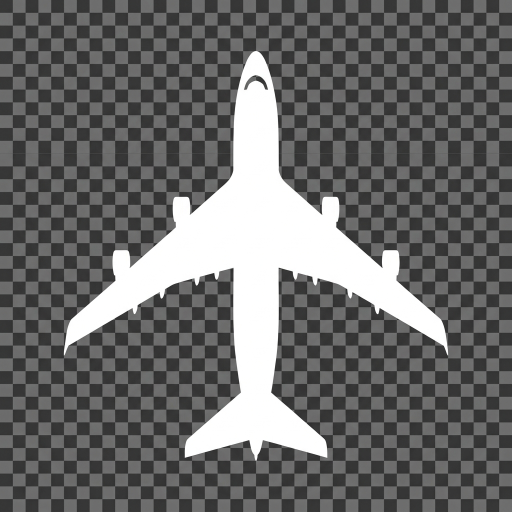
#> input picture AiImages/Airplane_silhouette_top-down_view_20261004013458.jpg, 1024 x 1024 px (shown at 1/2 size)
$ python -i import_ai_silhouettes.py   (imports and definitions only)
#> lines starting #> are read from the running program, lines starting #| are printed output that depends on the picture; after the words box and inside, x2 and y2 are one past the last pixel; in counts of white or black regions, pixels touching at a corner belong together
#!/usr/bin/env python3
"""Turn the generated silhouette JPEGs in AiImages/ into tintable PNGs.

The image model was asked for a transparent background and drew a checkerboard
instead — the picture of transparency rather than the thing itself. JPEG cannot
carry alpha at all, so every one of them arrived as an opaque image of a white
aeroplane on a grey grid.

That is recoverable, because the two are far apart in luminance: threshold the
image and the aircraft is what remains. This does that, then fixes the things
that matter for a radar target:

  * crops to the aircraft and re-centres it, since the generator framed each one
    differently and the scope rotates these about their own centre
  * mirrors one half onto the other, because a generated aircraft is never quite
    symmetrical and a lopsided target looks like bad data rather than bad art
  * writes white RGB with the shape in the alpha channel, so android:tint can
    colour it from the altitude ramp

--preview rasterises the result to the terminal, which is the only way to check
a silhouette in a pipeline that cannot open an image.

Usage:
    python3 tools/import_ai_silhouettes.py --preview AiImages/Some_file.jpg
    python3 tools/import_ai_silhouettes.py --out app/src/main/res/drawable-nodpi/ic_ac_x.png AiImages/Some_file.jpg
"""

from __future__ import annotations

import argparse
import sys
from pathlib import Path

from PIL import Image

# The aircraft is near-white and the checkerboard is dark grey on black, so the
# gap is wide. Mid-grey splits them with room on either side for JPEG ringing.
THRESHOLD = 140

# Fraction of the output taken up by the aircraft, leaving room for the longest
# dimension to sweep through when the icon is rotated by the aircraft's track.
FILL = 0.88

OUTPUT_PX = 512


def mask_of(path: Path) -> tuple[Image.Image, tuple[int, int, int, int]]:
    """Binary alpha mask of the aircraft, plus its bounding box."""
    grey = Image.open(path).convert("L")
    mask = grey.point(lambda v: 255 if v >= THRESHOLD else 0, mode="L")
    box = mask.getbbox()
    if box is None:
        raise SystemExit(f"{path}: nothing above the threshold — is it a silhouette?")
    return mask, box


def symmetrise(mask: Image.Image) -> Image.Image:
    """Mirror the half with more ink onto the other, about the shape's own centre."""
    width, _ = mask.size
    mid = width // 2
    left, right = mask.crop((0, 0, mid, mask.height)), mask.crop((width - mid, 0, width, mask.height))
    # Whichever side the generator drew more completely is the one to keep.
    def ink(img: Image.Image) -> int:
        return sum(level * count for level, count in enumerate(img.histogram()))

    keep_right = ink(right) >= ink(left)
    half = right if keep_right else left
    out = Image.new("L", mask.size, 0)
    if keep_right:
        out.paste(half.transpose(Image.FLIP_LEFT_RIGHT), (0, 0))
        out.paste(half, (width - mid, 0))
    else:
        out.paste(half, (0, 0))
        out.paste(half.transpose(Image.FLIP_LEFT_RIGHT), (width - mid, 0))
    return out


def build(path: Path, size: int = OUTPUT_PX) -> Image.Image:
#> called with size = 512
    mask, box = mask_of(path)
#> in mask_of, `mask = grey.point(lambda v: 255 if v >= THRESHOLD else 0, mode="L")`:
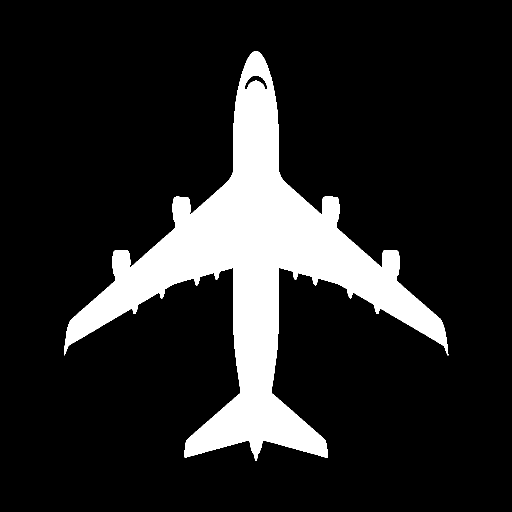
#> mask: PIL image 1024x1024 L (shown at 1/2 size); 14.7% white; 1 white region, box (x1, y1, x2, y2) and area: (128, 102, 897, 922) 153800
#> in mask_of, `box = mask.getbbox()`: box = (128, 102, 897, 922)
#> box = (128, 102, 897, 922)
    cropped = mask.crop(box)
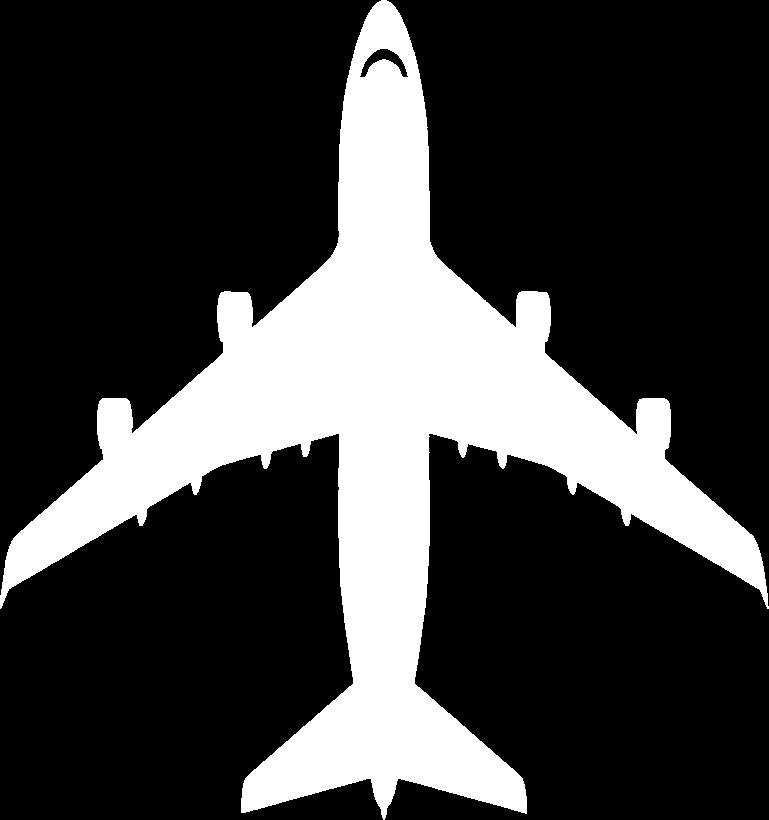
#> cropped: PIL image 769x820 L; 24.4% white; 1 white region, box (x1, y1, x2, y2) and area: (0, 0, 769, 820) 153800

    # Square the crop around the aircraft before scaling, so proportions survive.
    side = max(cropped.size)
#> side = 820
    squared = Image.new("L", (side, side), 0)
#> squared: PIL image 820x820 L; every value is 0
    squared.paste(cropped, ((side - cropped.width) // 2, (side - cropped.height) // 2))
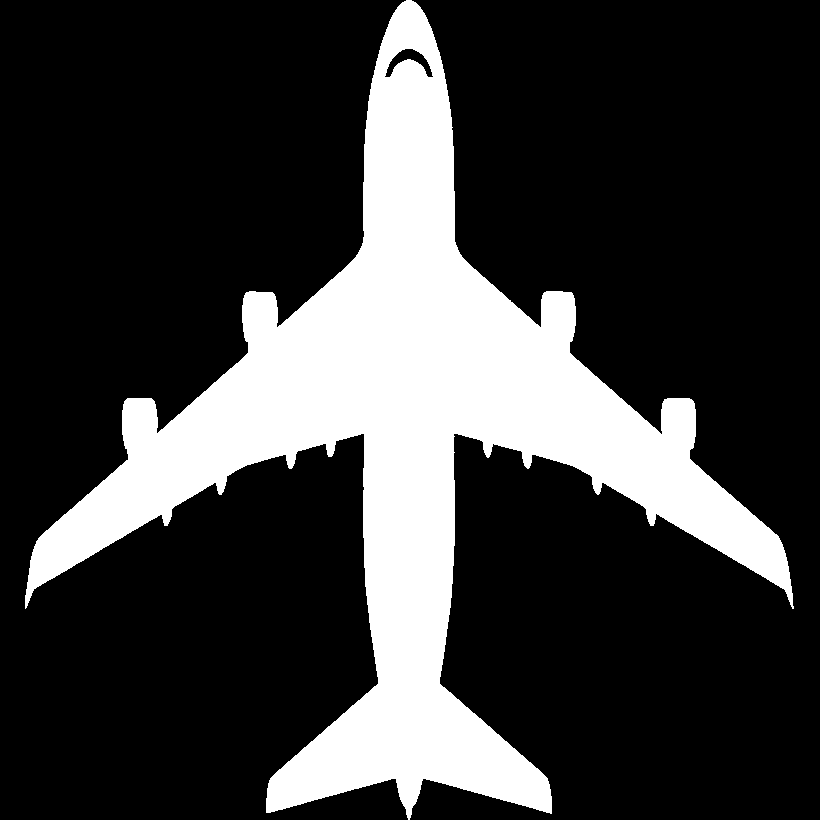
#> squared: PIL image 820x820 L; 22.9% white; 1 white region, box (x1, y1, x2, y2) and area: (25, 0, 794, 820) 153800

    inner = int(size * FILL)
    scaled = symmetrise(squared.resize((inner, inner), Image.LANCZOS))
#> in symmetrise, `left, right = mask.crop((0, 0, mid, mask.height)), mask.crop((width - ..`:
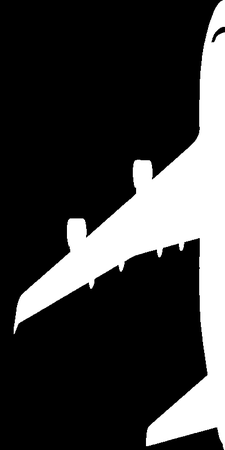
#> left: PIL image 225x450 L; min 0, max 255, mean 59
#> in symmetrise, `left, right = mask.crop((0, 0, mid, mask.height)), mask.crop((width - ..`:
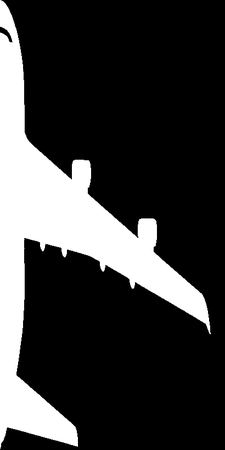
#> right: PIL image 225x450 L; min 0, max 255, mean 57.7
#> in symmetrise, `keep_right = ink(right) >= ink(left)`: keep_right = False
#> in symmetrise, `out = Image.new("L", mask.size, 0)`: out: PIL image 450x450 L; every value is 0
#> in symmetrise, `out.paste(half, (0, 0))`:
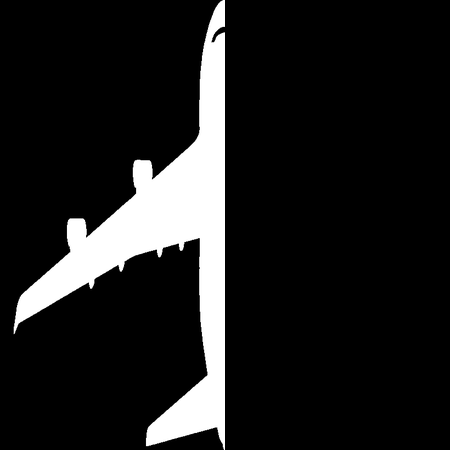
#> out: PIL image 450x450 L; min 0, max 255, mean 29.5

    alpha = Image.new("L", (size, size), 0)
#> alpha: PIL image 512x512 L; every value is 0
    alpha.paste(scaled, ((size - inner) // 2, (size - inner) // 2))
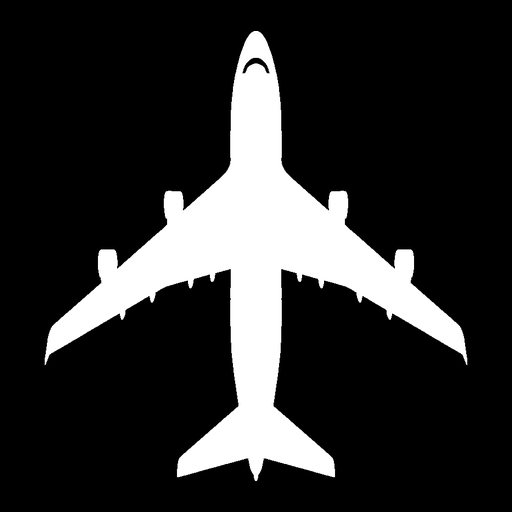
#> alpha: PIL image 512x512 L; min 0, max 255, mean 45.5

    # White everywhere, with the shape only in alpha, so the tint has clean colour
    # to work with and no dark fringe survives at the edges.
    white = Image.new("L", (size, size), 255)
#> white: PIL image 512x512 L; every value is 255
    return Image.merge("RGBA", (white, white, white, alpha))


def preview(image: Image.Image, cols: int = 54, rows: int = 27) -> str:
    alpha = image.getchannel("A").resize((cols, rows), Image.LANCZOS)
    ramp = " .:-=+*#%@"
    data = list(alpha.tobytes())
    lines = []
    for r in range(rows):
        row = data[r * cols:(r + 1) * cols]
        lines.append("".join(ramp[min(v * len(ramp) // 256, len(ramp) - 1)] for v in row))
    return "\n".join(lines)


def main() -> int:
    parser = argparse.ArgumentParser(description=__doc__.splitlines()[0])
    parser.add_argument("sources", nargs="+", type=Path)
    parser.add_argument("--out", type=Path, help="write a PNG here (one source only)")
    parser.add_argument("--preview", action="store_true")
    parser.add_argument("--size", type=int, default=OUTPUT_PX)
    args = parser.parse_args()

    if args.out and len(args.sources) != 1:
        raise SystemExit("--out takes exactly one source")

    for src in args.sources:
        image = build(src, args.size)
        if args.preview:
            print(f"\n=== {src.name}")
            print(preview(image))
        if args.out:
            args.out.parent.mkdir(parents=True, exist_ok=True)
            image.save(args.out, "PNG", optimize=True)
            print(f"wrote {args.out} ({args.out.stat().st_size // 1024} KB)")
    return 0


# [2 lines not run here, left out]

>>> result = build('../AiImages/Airplane_silhouette_top-down_view_20261004013458.jpg')
